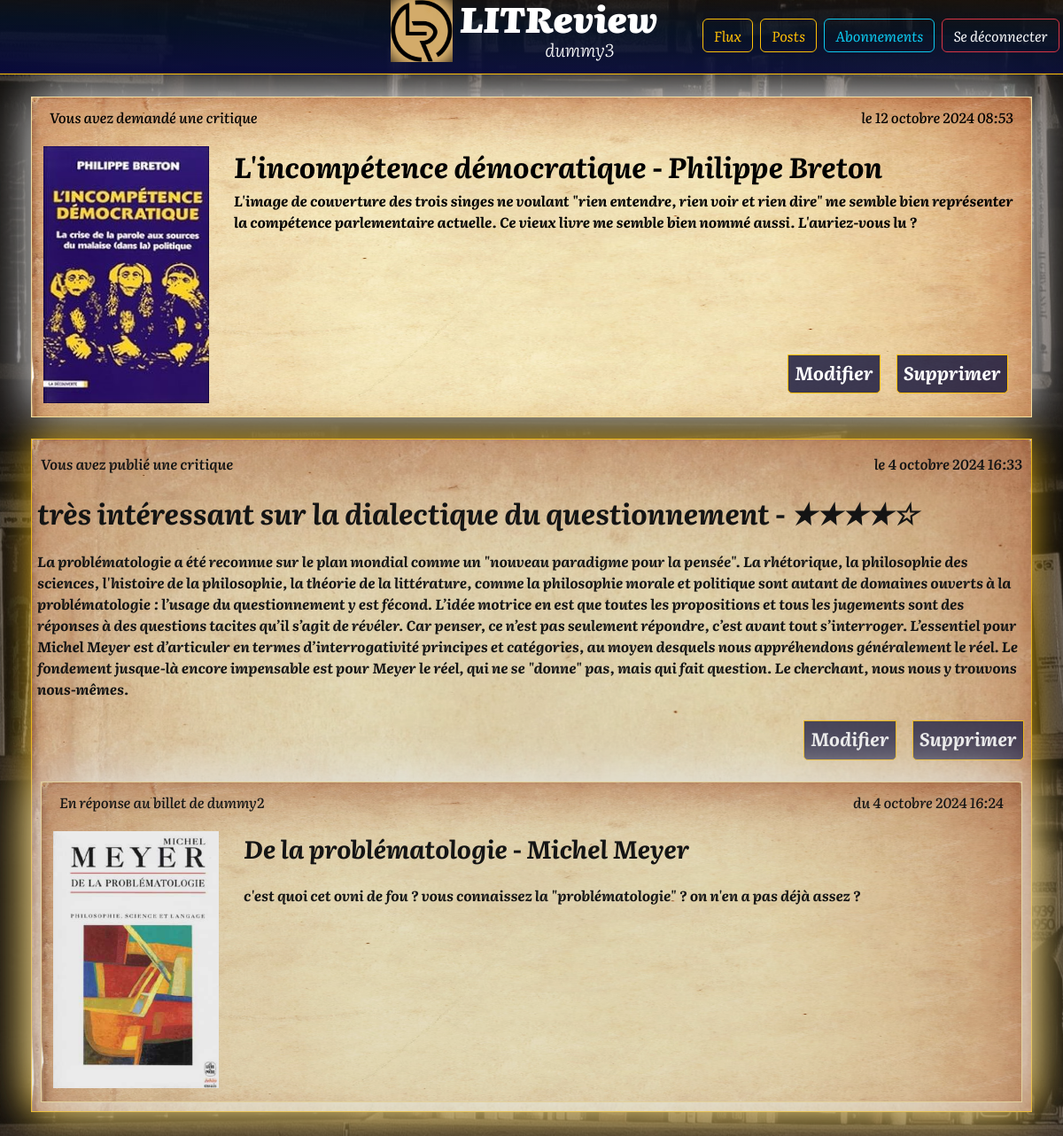
The page /mesposts/ (signed in) on the database its author committed.
### authentication/models.py (models this page shows)
class CustomUser(AbstractUser):
    email = models.EmailField(unique=True)

### blog/models.py (models this page shows, shortened)
class Ticket(models.Model):
    title = models.CharField(
        max_length=128, verbose_name="Titre")  # Titre du livre ou article
    description = models.TextField(
        max_length=1024, verbose_name="Description", blank=True)  # Description du billet
    time_created = models.DateTimeField(
        auto_now_add=True, verbose_name="Date de création") # Date de création/publication
    user = models.ForeignKey(
        to=settings.AUTH_USER_MODEL, on_delete=models.CASCADE) # L'utilisateur qui a créé le billet
    image = models.ImageField(
        null=True, blank=True, verbose_name="image du billet", default='no_image.png') # image du billet
    IMAGE_MAX_FILE_SIZE = 2 * 1024 * 1024  # Limite de taille : 2 MB
    class Meta:
        verbose_name = 'Billet'
        verbose_name_plural = 'Tous les billets'
        ordering = ['-time_created']

class Review(models.Model):
    ticket = models.ForeignKey(to=Ticket, on_delete=models.CASCADE)
    rating = models.PositiveSmallIntegerField(
        validators=[MinValueValidator(0), MaxValueValidator(5)])
    headline = models.CharField(max_length=128)
    body = models.TextField(max_length=2048, blank=True)
    user = models.ForeignKey(to=settings.AUTH_USER_MODEL, on_delete=models.CASCADE)
    time_created = models.DateTimeField(auto_now_add=True)
    class Meta:
        verbose_name = 'Critique'
        verbose_name_plural = 'Toutes les critiques'
        ordering = ['time_created']

### blog/views.py (the view)
# urls.py: path('mesposts/', PostsView.as_view(), name='mesposts'),
class PostsView(LoginRequiredMixin, TemplateView):
    template_name = 'blog/mesposts.html'
    def get(self, request):
        user = request.user
        tickets = Ticket.objects.filter(user=user)
        for ticket in tickets:
            ticket.type = 'ticket'
        reviews = Review.objects.filter(user=user)
        for review in reviews:
            review.type = 'review'
            review.star_rating = '★' * review.rating + '☆' * (5 - review.rating)
        mesposts_items = sorted(list(tickets) + list(reviews), key=lambda x: x.time_created, reverse=True)
        context = {
            'mesposts_items': mesposts_items,
        }
        return render(request,'blog/mesposts.html', context)

### blog/templates/blog/mesposts.html (shortened to what this page needs)
{% extends 'base.html' %}
{% load django_bootstrap5 %}
{% load static %}
{% block posts %}
<main class="main-content">
    <div class="tickets-container">
        {% if mesposts_items %}
            {% for item in mesposts_items %}
                {% if item.type == 'ticket' %}
                    {% include 'blog/partials/ticket_mesposts.html' with ticket=item %}
                {% elif item.type == 'review' %}
                    {% include 'blog/partials/review_mesposts.html' with review=item %}
                {% endif %}
            {% endfor %}
        {% else %}
            <p>Aucun billet n'est disponible.</p>
        {% endif %}
    </div>
</main>
{% endblock posts %}

### blog/templates/blog/partials/header_connected.html (shortened to what this page needs)
{% load static %}
<header class="literata-900 sticky-top">
    <nav class="navbar header-gradient border-bottom border-warning pt-0 mt-0">
        <div class="container-fluid d-flex align-items-center position-relative">
            <div class="d-flex justify-content-center w-100">
                <a class="navbar-brand mb-0 mt-0 pt-0 d-flex align-items-center" href="/">
                    <img src="{% static 'images/LITrevu.png' %}" alt="Logo du site LITReview" width="70" height="70" class="me-2">
                    <div class="d-flex flex-column">
                        <span class="literata-900 pt-0 mt-0 mb-0 pb-0" style="line-height: 1; font-size: 2.5rem;">LITReview</span>
                        <span class="literata-300 fw-light mt-0 pt-0 ms-5 ps-5">{{ user.username }}</span>
                    </div>
                </a>
            </div>
            <div class="d-none d-xl-flex position-absolute mt-1 end-0">
                <a class="btn btn-outline-warning literata-400 me-2"
                href="{% url 'blog:flux' %}"
                aria-label="Le Flux de revues littéraires - création de billets, de critiques et réponses-critiques aux demandes de votre réseau">
                Flux</a>
                <a class="btn btn-outline-warning literata-400 me-2"
                href="{% url 'blog:mesposts' %}"
                aria-label="Vos Posts de revues littéraires - modification et suppression">
                Posts</a>
                <a class="btn btn-outline-info literata-400 me-2"
                href="{% url 'blog:mesabonnements' %}"
                aria-label="Page de gestion de votre réseau - vous abonner ou vous désabonner, bloquer ou débloquer un abonné">
                Abonnements</a>
                <a class="btn btn-outline-danger text-light literata-400 me-1"
                href="{% url 'authentication:logout' %}"
                aria-label="Vous déconnecter du site">
                Se déconnecter</a>
            </div>
        </div>
    </nav>
</header>

### blog/templates/blog/partials/ticket_mesposts.html
{% extends 'blog/partials/ticket_base.html' %}
{% load django_bootstrap5 %}
{% load static %}
{% block content %}
    {% if item.type == 'ticket' %}
        <a href="{% url 'blog:modifier_billet' ticket_id=item.id %}"
        class="critique-link literata-300 mt-2 ms-2 mb-2"
        aria-label="modifier votre demande de critique sur '{{ ticket.title }}'">Modifier</a>
        <a href="#" class="critique-link literata-300 mt-2 ms-2 mb-2 btn-danger"
        data-bs-toggle="modal" data-bs-target="#deleteModal"
        data-url="{% url 'blog:supprimer_post' item.type item.id %}"
        aria-label="supprimer votre demande de critique sur '{{ ticket.title }}'">Supprimer</a>
    {% endif %}
{% endblock content %}

### blog/templates/blog/partials/ticket_base.html
<div class="billet-box ticket-item d-flex flex-column mb-4">
    <div class="row literata-500">
        {% if ticket.user == request.user %}
            <p class="col text-start">Vous avez demandé une critique</p>
        {% else %}
            <p class="col text-start">{{ ticket.user.username }} a demandé une critique</p>
        {% endif %}
            <p class="col text-end">le {{ ticket.time_created }}</p>
    </div>
    <div class="d-flex row gap-1 row-gap-1 flex-grow-1">
        {% if ticket.image %}
            <img src="{{ ticket.image.url }}" class="m-0 me-lg-2 pe-lg-2 image-ticket" alt="Image de {{ticket.title}}">
        {% endif %}
        <div class="d-flex flex-column col-sm m-0 m-lg-1 p-lg-1">
            <h2 class="text-start literata-700"
            aria-label="le titre de la demande de critique : {{ ticket.title }}">
            {{ ticket.title }}</h2>
            <p class="text-start literata-700 flex-grow-1"
            aria-label="la description de la demande de critique :  {{ ticket.description }}">
            {{ ticket.description }}</p>
            <div class="d-flex justify-content-end align-content-end pe-0">
                {% block content %}
                {% endblock content %}
            </div>
        </div>
    </div>
</div>

### blog/templates/blog/partials/review_mesposts.html
{% extends 'blog/partials/review_flux.html' %}
{% load django_bootstrap5 %}
{% load static %}
{% block content %}
    {% if item.type == 'review' %}
        <a href="{% url 'blog:modifier_critique' review_id=item.id %}"
        class="critique-link literata-300 mt-2 ms-2 mb-2"
        aria-label="modifier votre critique de '{{ review.ticket.title }}'">Modifier</a>
        <a href="#" class="critique-link literata-300 mt-2 ms-2 mb-2 btn-danger"
        data-bs-toggle="modal" data-bs-target="#deleteModal"
        data-url="{% url 'blog:supprimer_post' item.type item.id %}"
        aria-label="supprimer votre critique de '{{ review.ticket.title }}'">Supprimer</a>
    {% endif %}
{% endblock content %}

### blog/templates/blog/partials/review_flux.html
<div class="critique-box d-flex flex-column mb-4">
    <div class="row literata-600">
        {% if review.user == request.user %}
            <p class="col text-start">Vous avez publié une critique</p>
        {% else %}
            <p class="col text-start">{{ review.user.username }} a publié une critique</p>
        {% endif %}
        <p class="col text-end">le {{ review.time_created }}</p>
    </div>
    <div class="d-flex row gap-4 flex-grow-1">
        <div class="col m-0 m-lg-1 p-lg-1 d-flex flex-column">
            <div class="row">
                <h2 class="col text-start row-gap-2 literata-700 pb-3">{{ review.headline }} - {{ review.star_rating }}</h2>
                <p class="text-start literata-700 flex-grow-1">{{ review.body }}</p>
                <div class="d-flex justify-content-end align-content-end pe-1">
                    {% block content %}
                    {% endblock content %}
                </div>
            </div>
        </div>
    </div>
    <div class="mt-2 billet-box">
        <div class="d-flex flex-column">
            <div class="row literata-500">
                {% if review.ticket.user == request.user %}
                <p class="col text-start">En réponse à votre billet </p>
                {% else %}
                <p class="col text-start">En réponse au billet de {{ review.ticket.user.username }}</p>
                {% endif %}
                <p class="col text-end" aria-label="date de publication">du {{ review.ticket.time_created }}</p>
            </div>
            <div class="d-flex row gap-1 row-gap-1 flex-grow-1">
                {% if review.ticket.image %}
                    <img src="{{ review.ticket.image.url }}" class="m-0 me-lg-2 pe-lg-2 image-ticket" alt="Image de {{review.ticket.title}}">
                {% endif %}
                <div class="d-flex flex-column col-sm m-0 m-lg-1 p-lg-1">
                    <h3 class="text-start literata-700 pb-3">{{ review.ticket.title }}</h3>
                    <p class="text-start literata-700 flex-grow-1">{{ review.ticket.description }}</p>
                </div>
            </div>
        </div>
    </div>
</div>

### static/css/style.css (style rules this page uses)
body { font-family: "Literata", serif; font-optical-sizing: auto; font-weight: 400; font-style: italic; position: relative; z-index: 1; }
.literata-900 { font-family: "Literata", serif; font-optical-sizing: auto; font-weight: 900; font-style: italic; }
.literata-700 { font-family: "Literata", serif; font-optical-sizing: auto; font-weight: 700; font-style: italic; }
.literata-600 { font-family: "Literata", serif; font-optical-sizing: auto; font-weight: 600; font-style: italic; }
.literata-500 { font-family: "Literata", serif; font-optical-sizing: auto; font-weight: 500; font-style: italic; }
.literata-400 { font-family: "Literata", serif; font-optical-sizing: auto; font-weight: 400; font-style: italic; }
.literata-300 { font-family: "Literata", serif; font-optical-sizing: auto; font-weight: 300; font-style: italic; }
body::before { content: ""; position: fixed; top: 0; left: 0; right: 0; bottom: 0; background: url("../images/background.jpg") no-repeat center center; background-size: cover; filter: grayscale(55%); z-index: -1; }
.sticky-top { position: -webkit-sticky; position: sticky; top: 0; z-index: 1080; }
.header-gradient { background: linear-gradient(1deg, rgba(9,10,59,1) 0%, rgba(3,22,51,0.6) 60%, rgba(71,43,14,0.2) 100%); width: 100%; }
.main-content { display: flex; flex-direction: column; align-items: center; max-width: 100%; padding: 0px; }
.critique-link { margin: 0px 10px 2px 10px; padding: 4px 7px 7px 7px; background-color: rgba(17, 18, 61, 0.8); color: white; text-decoration: none; border: 1px solid #ffc107; border-radius: 0px 0px 5px 5px; font-size: 1.3rem; font-style: italic; font-weight: bold; }
.tickets-container { text-align: center; width: 95%; max-width: 1280px; padding: 5px; margin-top: 5px; }
.critique-box { background-color: rgb(196, 197, 221); color: black; border: 1px solid #ffc107; text-align: center; width: 100%; max-width: 1280px; padding: 15px 10px 10px 10px; margin-top: 10px; background: url("../images/old-book.jpg"); background-size: 100% 120%; filter: grayscale(10%); filter: drop-shadow(0px 0px 20px #ffc107e5) invert(8%); }
.billet-box { color: black; border: 1px solid #f5e0a2; text-align: center; width: 100%; max-width: 1280px; padding: 10px 20px 10px 20px; margin-top: 15px; background: url("../images/old-book2.jpg"); background-size: 100% 110%; filter: drop-shadow(0px -4px 30px whitesmoke); }
.image-ticket { max-width: 200px; max-height: 300px; padding: 5px 20px 5px 5px; }

### rows shown on the page
CustomUser: username "dummy3"
Ticket: shows "Vous avez demandé une critique", time_created "12 octobre 2024 08:53", image (picture), title "L'incompétence démocratique - Philippe Breton", description "L'image de couverture des trois singes ne voulant \"rien entendre, rien voir et rien dire\" me semble bien représenter la compétence parlementaire actuelle. Ce vieux livre me semble bien nommé aussi. L'auriez-vous lu ?"
Review: shows "Vous avez publié une critique", time_created "4 octobre 2024 16:33", headline "très intéressant sur la dialectique du questionnement", star_rating "★★★★☆", body "La problématologie a été reconnue sur le plan mondial comme un \"nouveau paradigme pour la pensée\". La rhétorique, la philosophie des sciences, l'histoire de la philosophie, la théorie de la littérature, comme la philosophie morale et politique sont autant de domaines ouverts à la problématologie : l’usage du questionnement y est fécond. L’idée motrice en est que toutes les propositions et tous les jugements sont des réponses à des questions tacites qu’il s’agit de révéler. Car penser, ce n’est pas seulement répondre, c’est avant tout s’interroger. L’essentiel pour Michel Meyer est d’articuler en termes d’interrogativité principes et catégories, au moyen desquels nous appréhendons…", ticket.user.username "dummy2", ticket.time_created "4 octobre 2024 16:24", ticket.image (picture), ticket "De la problématologie - Michel Meyer", ticket.description "c'est quoi cet ovni de fou ? vous connaissez la \"problématologie\" ? on n'en a pas déjà assez ?"
